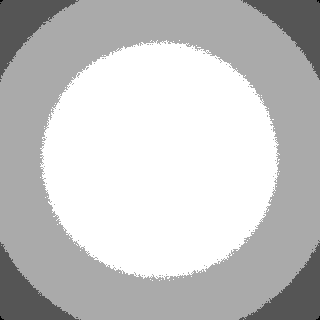
#> input picture tasks/hcs-dose-response-s0001-l6/environment/input/flatfield/flat_ch1.tif, 320 x 320 px, found by its file name; the run also reads 1 picture not shown here
$ python point_mask_analysis.py
#> lines starting #> are read from the running program, lines starting #| are printed output that depends on the picture
import glob,os,numpy as np,pandas as pd,tifffile
from skimage.measure import regionprops
base='/task/input'; D=tifffile.imread(base+'/flatfield/dark.tif').astype(np.float32)
f=tifffile.imread(base+'/flatfield/flat_ch1.tif').astype(np.float32)-D; f/=np.median(f)
#> after `f = tifffile.imread(base + '/flatfield/flat_ch1.tif').astype(np.float3`:
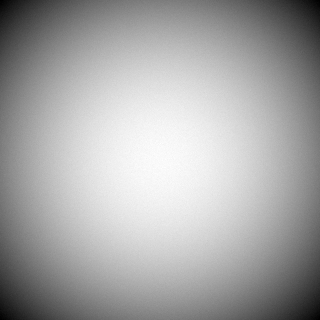
#> f: shape (320, 320) float32; min 1679, max 2414, mean 2158.5; drawn with min black and max white
for p in sorted(glob.glob(base+'/annotations/*.tsv')):
 w=os.path.basename(p)[:-4]; z=np.load(f'/task/output/masks_d10_{w}.npz'); m=z['masks']; x=z['corrected']
 pts=pd.read_csv(p,sep='\t')[['x_px','y_px']].values
 regs={r.label:r for r in regionprops(m,intensity_image=x)}
 labels=[]
 details=[]
 for px,py in pts:
  xi,yi=int(round(px)),int(round(py)); xi=min(max(xi,0),319); yi=min(max(yi,0),319)
  lab=int(m[yi,xi]); labels.append(lab)
  if lab==0:
   # nearest centroid
   ds=[(np.hypot(px-r.centroid[1],py-r.centroid[0]),r.label) for r in regs.values()]
   nd,lab=min(ds) if ds else (np.nan,0)
  details.append((lab,px,py))
 unique,cnt=np.unique([a for a in labels if a>0],return_counts=True)
 print('\n',w,'manual',len(pts),'point-covered masks',len(unique),'multiplicities',dict(zip(unique.astype(int),cnt.astype(int))))
 for lab,n in zip(unique,cnt):
  r=regs[lab]; print(' mask',int(lab),'npts',int(n),'area',r.area,'bbox',r.bbox,'minor',round(getattr(r,'axis_minor_length',np.nan),1),'mean',round(x[r.slice][m[r.slice]==lab].mean(),1))
 # unmatched points
 for (lab,px,py) in details:
  if lab==0: print(' missed point',px,py)
